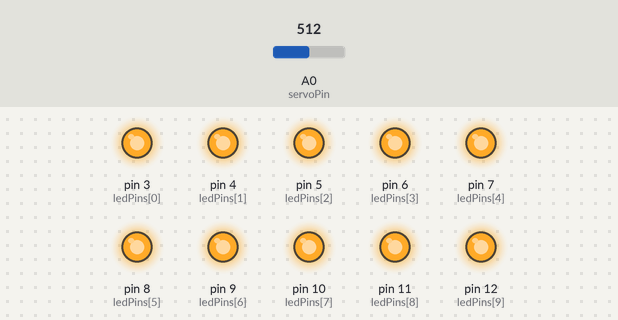
Recording of a sketch running on a simulated Arduino Uno, built with avr-gcc and run on an emulated ATmega328P. On the bench: output pins drawn as LEDs (lit = HIGH). The test bench sets the inputs (shaded band); at power-on: A0 (servoPin) = 512.

Above: at 1.2 s.
1.3 s: A0 (servoPin) set to 306
At 2.3 s:
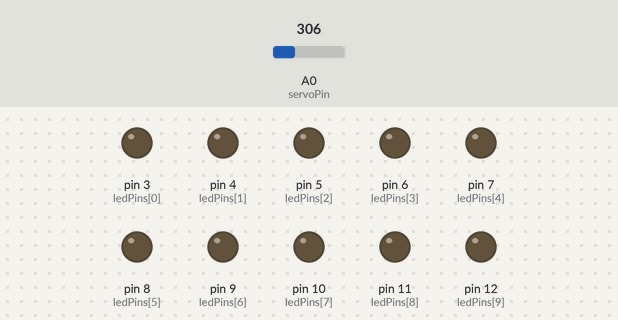
2.8 s: A0 (servoPin) set to 511
At 3.5 s:
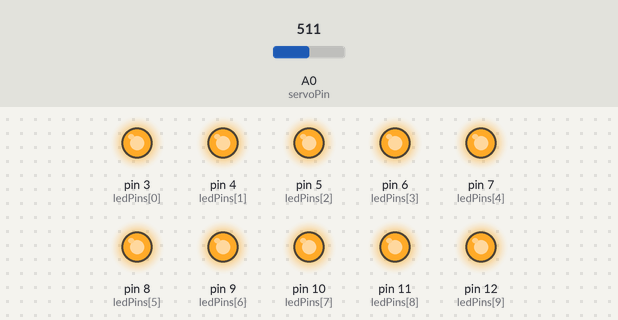
4.3 s: A0 (servoPin) set to 122
At 4.6 s:
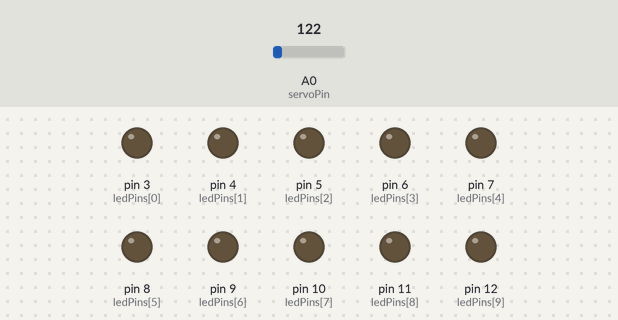
Timing chart, 0 to 7.3 s (numbered marks = the images above; inputs shaded):
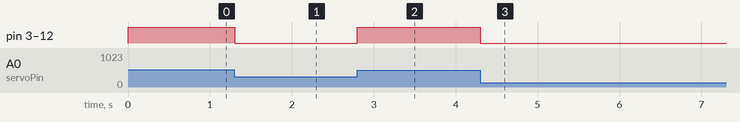

Measured:
- after the input at 1.3 s, pin 3 (ledPins[0]), pin 4 (ledPins[1]), pin 5 (ledPins[2]), pin 6 (ledPins[3]), pin 7 (ledPins[4]), pin 8 (ledPins[5]), pin 9 (ledPins[6]), pin 10 (ledPins[7]), pin 11 (ledPins[8]), pin 12 (ledPins[9]): HIGH → LOW at once
- after the input at 2.8 s, pin 3 (ledPins[0]), pin 4 (ledPins[1]), pin 5 (ledPins[2]), pin 6 (ledPins[3]), pin 7 (ledPins[4]), pin 8 (ledPins[5]), pin 9 (ledPins[6]), pin 10 (ledPins[7]), pin 11 (ledPins[8]), pin 12 (ledPins[9]): LOW → HIGH at once
- after the input at 4.3 s, pin 3 (ledPins[0]), pin 4 (ledPins[1]), pin 5 (ledPins[2]), pin 6 (ledPins[3]), pin 7 (ledPins[4]), pin 8 (ledPins[5]), pin 9 (ledPins[6]), pin 10 (ledPins[7]), pin 11 (ledPins[8]), pin 12 (ledPins[9]): HIGH → LOW at once

The sketch:

Final_ClubInABox.ino
```cpp
// http://osoyoo.com/2017/07/05/arduino-lesson-photoresistor/
const int LEDs = 10;
const int ledPins[] = {3, 4, 5, 6, 7, 8, 9, 10, 11, 12};
const int servoPin = A0;
int sensorValue = 0;
int ledLevel = 0;

void setup() {
for (int led = 0; led < LEDs; led++)
{
pinMode(ledPins[led], OUTPUT);
}
}

void loop() {
sensorValue = analogRead(servoPin);
ledLevel = map(sensorValue, 0, 350, 800, LEDs);
for (int led = 0; led < LEDs; led++)
{
if (led < ledLevel) {
digitalWrite(ledPins[led], LOW);

} else {
digitalWrite(ledPins[led],HIGH);
}
}
}
```
